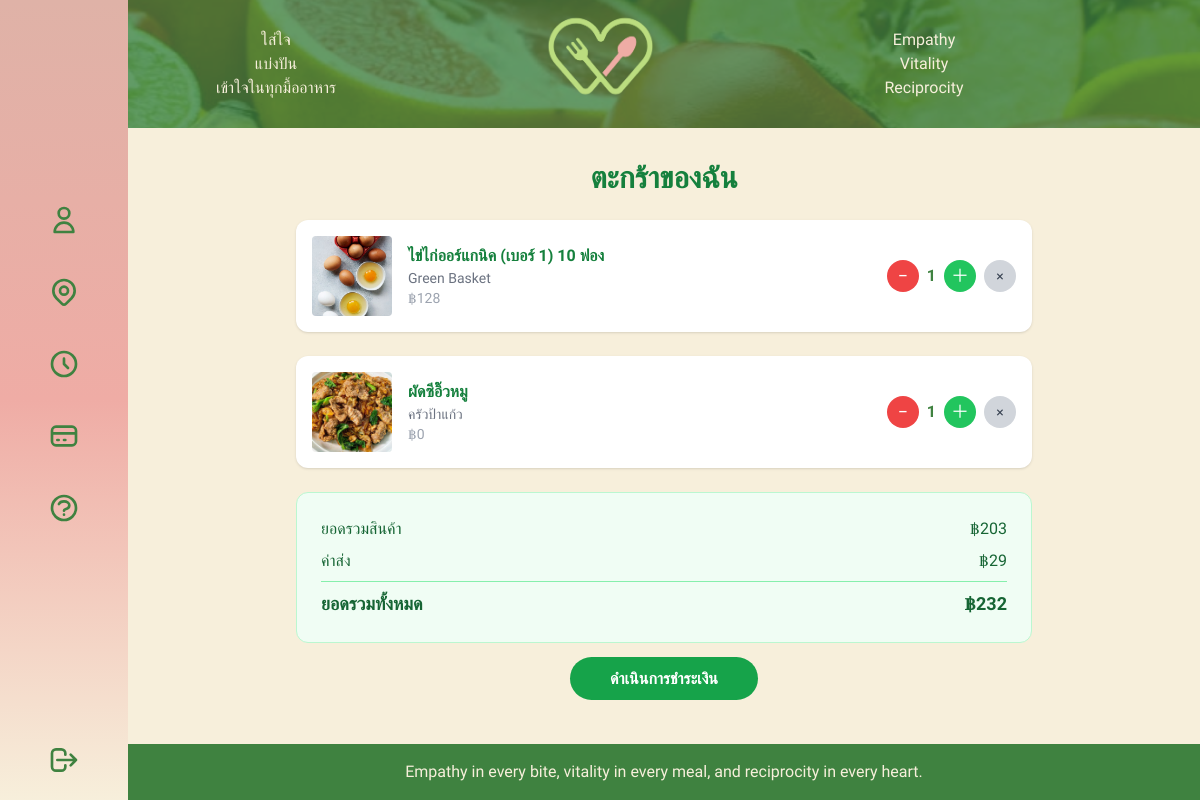
/cart/ (signed in), run on an earlier commit of the app's database.
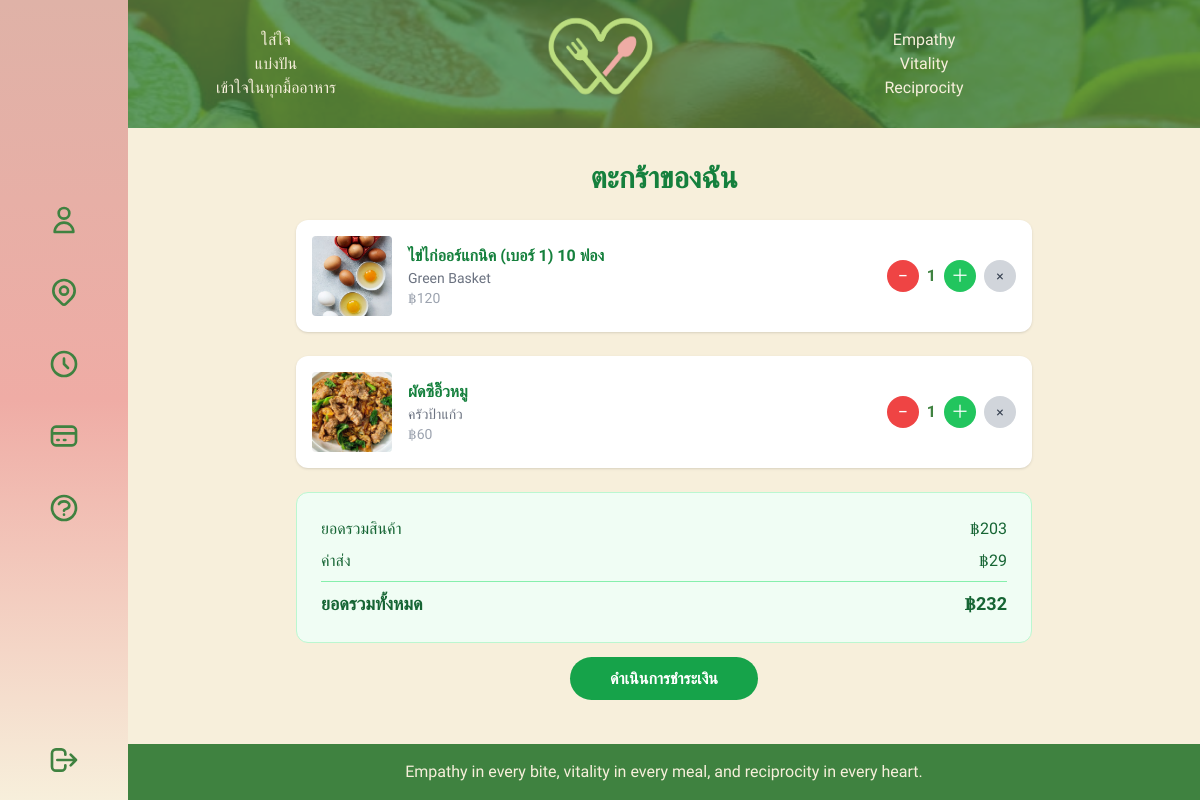
And on a later commit of the database.
### myapp/models.py (models this page shows, shortened)
class CartItem(models.Model):
    user     = models.ForeignKey(User, on_delete=models.CASCADE, related_name='cart_items')
    menu     = models.ForeignKey(Menu, on_delete=models.CASCADE)
    quantity = models.PositiveIntegerField("จำนวน", default=1)
    class Meta:
        unique_together = ('user', 'menu')
        verbose_name        = "รายการในตะกร้า"
        verbose_name_plural = "รายการในตะกร้า"

class Menu(models.Model):
    restaurant      = models.ForeignKey(
        'Restaurant',
        on_delete=models.CASCADE,
        related_name='menus',
        verbose_name='ร้านอาหาร'
    )
    title           = models.CharField("ชื่อเมนู", max_length=100)
    image           = models.ImageField("รูปเมนู", upload_to='menus/', blank=True)
    description     = models.TextField("คำอธิบายสั้น", blank=True)
    details         = models.TextField("รายละเอียดเพิ่มเติม", blank=True)
    price           = models.DecimalField("ราคาปกติ", max_digits=8, decimal_places=2)
    discount_price = models.DecimalField(
    "ราคาหลังลด", max_digits=8, decimal_places=2,
    default=0.0,
    help_text="ถ้าไม่ลด ก็ใส่เท่ากับราคาปกติ"
    )
    start_time      = models.TimeField(
        "เวลาเริ่มขาย", default=timezone.now,
        help_text="เช่น 10:00:00"
    )
    end_time        = models.TimeField(
        "เวลาปิดขาย", default=timezone.now,
        help_text="เช่น 22:00:00"
    )
    favorites       = models.ManyToManyField(
        settings.AUTH_USER_MODEL,
        blank=True,
        related_name='favorite_menus',
        verbose_name="ผู้ที่ชื่นชอบ"
    )
    class Meta:
        verbose_name        = "เมนู"
        verbose_name_plural = "เมนู"
    @property
    def sold_count(self):
        """
        สมมติว่าคุณมี OrderItem model ที่มี
        ForeignKey ไปที่ Menu และ field ชื่อ 'quantity'
        """
        result = self.orderitem_set.aggregate(total=Sum('quantity'))['total']
        return result or 0
    sold_count.fget.short_description = "ขายแล้ว"

class Restaurant(models.Model):
    name       = models.CharField("ชื่อร้าน", max_length=100)
    category   = models.ForeignKey(Category, on_delete=models.SET_NULL,
                                   null=True, related_name='restaurants')
    image      = models.ImageField("รูปภาพร้าน", upload_to='restaurants/', blank=True)
    description= models.TextField("คำอธิบาย", blank=True)
    favorites  = models.ManyToManyField(User,
                       blank=True,
                       related_name='favorite_restaurants',
                       verbose_name="ผู้ที่ชื่นชอบ")
    class Meta:
        verbose_name        = "ร้านอาหาร"
        verbose_name_plural = "ร้านอาหาร"

### myapp/views.py (the view)
# urls.py: path('cart/', views.cart_view, name='cart'),
@login_required
def cart_view(request):
    items = CartItem.objects.filter(user=request.user)
    total = sum(i.menu.price * i.quantity for i in items)
    delivery_fee = 29
    grand_total = total + delivery_fee
    return render(request, 'cart.html', {
        'cart_items': items,
        'total_price': total,
        'delivery_fee': delivery_fee,
        'grand_total': grand_total
    })

### myapp/templatetags/currency_filters.py (called while the page is built)
@register.filter
def currency(value, symbol='฿'):
    try:
        val = float(value)
    except (TypeError, ValueError):
        return value
    formatted = f"{val:,.0f}"
    return f"{symbol}{formatted}"

### myapp/templates/cart.html (shortened to what this page needs)
{% extends 'base.html' %}
{% load static %}
{% load currency_filters %}
{% block content %}
<div class="container mx-auto px-4 py-8 max-w-3xl">
  <h1 class="text-3xl font-bold text-green-700 mb-6 text-center">ตะกร้าของฉัน</h1>
  {% if cart_items %}
    <div class="space-y-6">
      {% for item in cart_items %}
      <div id="cart-item-{{ item.id }}" class="flex items-center justify-between bg-white rounded-xl shadow p-4">
        <div class="flex items-center space-x-4">
          {% if item.menu.image %}
            <img src="{{ item.menu.image.url }}" alt="{{ item.menu.title }}" class="w-20 h-20 object-cover rounded">
          {% else %}
            <div class="w-20 h-20 bg-gray-200 flex items-center justify-center rounded text-gray-500">No Image</div>
          {% endif %}
          <div>
            <p class="font-semibold text-green-700">{{ item.menu.title }}</p>
            <p class="text-sm text-gray-500">{{ item.menu.restaurant.name }}</p>
            <p class="text-sm text-gray-400">฿{{ item.menu.discount_price|currency:"" }}</p>
          </div>
        </div>
        <div class="flex items-center space-x-2">
          <button
            hx-post="{% url 'update_cart' item.id %}"
            hx-vals='{"action":"decrease"}'
            hx-target="#cart-item-{{ item.id }}"
            hx-swap="outerHTML"
            class="bg-red-500 text-white w-8 h-8 rounded-full text-lg flex items-center justify-center hover:bg-red-600"
          >−</button>
          <span class="font-semibold">{{ item.quantity }}</span>
          <button
            hx-post="{% url 'update_cart' item.id %}"
            hx-vals='{"action":"increase"}'
            hx-target="#cart-item-{{ item.id }}"
            hx-swap="outerHTML"
            class="bg-green-500 text-white w-8 h-8 rounded-full text-lg flex items-center justify-center hover:bg-green-600"
          >＋</button>
          <button
            hx-post="{% url 'update_cart' item.id %}"
            hx-vals='{"action":"remove"}'
            hx-target="#cart-item-{{ item.id }}"
            hx-swap="delete"
            class="bg-gray-300 text-gray-700 w-8 h-8 rounded-full text-sm flex items-center justify-center hover:bg-gray-400"
          >×</button>
        </div>
      </div>
      {% endfor %}
      <div class="bg-green-50 border border-green-200 rounded-xl p-6 text-green-800 text-base space-y-2">
        <div class="flex justify-between">
          <span>ยอดรวมสินค้า</span>
          <span>฿{{ total_price|currency:"" }}</span>
        </div>
        <div class="flex justify-between">
          <span>ค่าส่ง</span>
          <span>฿{{ delivery_fee|currency:"" }}</span>
        </div>
        <hr class="border-green-300 my-2">
        <div class="flex justify-between font-bold text-lg">
          <span>ยอดรวมทั้งหมด</span>
          <span>฿{{ grand_total|currency:"" }}</span>
        </div>
      </div>
      <div class="text-center mt-6">
        <a href="{% url 'checkout' %}"
           class="bg-green-600 hover:bg-green-700 text-white font-bold py-3 px-10 rounded-full transition">
          ดำเนินการชำระเงิน
        </a>
      </div>
    </div>
  {% endif %}
</div>
{% endblock %}

What changed in the data, as far as the page shows it:
changed through a linked row, CartItem "ไข่ไก่ออร์แกนิค (เบอร์ 1) 10 ฟอง": menu.discount_price "128" → "120"
changed through a linked row, CartItem "ผัดซีอิ๊วหมู": menu.discount_price "0" → "60"
